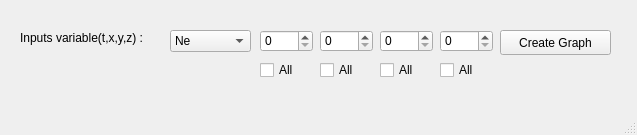
<?xml version="1.0" encoding="UTF-8"?>
<ui version="4.0">
 <class>OutputWindow</class>
 <widget class="QMainWindow" name="OutputWindow">
  <property name="geometry">
   <rect>
    <x>0</x>
    <y>0</y>
    <width>637</width>
    <height>135</height>
   </rect>
  </property>
  <property name="windowTitle">
   <string>MainWindow</string>
  </property>
  <widget class="QWidget" name="centralwidget">
   <widget class="QLabel" name="label">
    <property name="geometry">
     <rect>
      <x>20</x>
      <y>30</y>
      <width>151</width>
      <height>16</height>
     </rect>
    </property>
    <property name="text">
     <string>Inputs variable(t,x,y,z) :</string>
    </property>
   </widget>
   <widget class="QPushButton" name="createGraph">
    <property name="geometry">
     <rect>
      <x>500</x>
      <y>30</y>
      <width>111</width>
      <height>25</height>
     </rect>
    </property>
    <property name="text">
     <string>Create Graph</string>
    </property>
   </widget>
   <widget class="QCheckBox" name="tall">
    <property name="geometry">
     <rect>
      <x>260</x>
      <y>60</y>
      <width>84</width>
      <height>20</height>
     </rect>
    </property>
    <property name="text">
     <string>All</string>
    </property>
   </widget>
   <widget class="QSpinBox" name="zspin">
    <property name="geometry">
     <rect>
      <x>440</x>
      <y>30</y>
      <width>53</width>
      <height>22</height>
     </rect>
    </property>
   </widget>
   <widget class="QSpinBox" name="tspin">
    <property name="geometry">
     <rect>
      <x>260</x>
      <y>30</y>
      <width>53</width>
      <height>22</height>
     </rect>
    </property>
   </widget>
   <widget class="QSpinBox" name="xspin">
    <property name="geometry">
     <rect>
      <x>320</x>
      <y>30</y>
      <width>53</width>
      <height>22</height>
     </rect>
    </property>
   </widget>
   <widget class="QSpinBox" name="yspin">
    <property name="geometry">
     <rect>
      <x>380</x>
      <y>30</y>
      <width>53</width>
      <height>22</height>
     </rect>
    </property>
   </widget>
   <widget class="QCheckBox" name="xall">
    <property name="geometry">
     <rect>
      <x>320</x>
      <y>60</y>
      <width>84</width>
      <height>20</height>
     </rect>
    </property>
    <property name="text">
     <string>All</string>
    </property>
   </widget>
   <widget class="QCheckBox" name="yall">
    <property name="geometry">
     <rect>
      <x>380</x>
      <y>60</y>
      <width>84</width>
      <height>20</height>
     </rect>
    </property>
    <property name="text">
     <string>All</string>
    </property>
   </widget>
   <widget class="QCheckBox" name="zall">
    <property name="geometry">
     <rect>
      <x>440</x>
      <y>60</y>
      <width>84</width>
      <height>20</height>
     </rect>
    </property>
    <property name="text">
     <string>All</string>
    </property>
   </widget>
   <widget class="QComboBox" name="variableCombo">
    <property name="geometry">
     <rect>
      <x>170</x>
      <y>30</y>
      <width>81</width>
      <height>22</height>
     </rect>
    </property>
    <item>
     <property name="text">
      <string>Ne</string>
     </property>
    </item>
    <item>
     <property name="text">
      <string>NVi</string>
     </property>
    </item>
    <item>
     <property name="text">
      <string>P</string>
     </property>
    </item>
    <item>
     <property name="text">
      <string>Nn</string>
     </property>
    </item>
    <item>
     <property name="text">
      <string>NVn</string>
     </property>
    </item>
    <item>
     <property name="text">
      <string>Pn</string>
     </property>
    </item>
   </widget>
  </widget>
  <widget class="QMenuBar" name="menubar">
   <property name="geometry">
    <rect>
     <x>0</x>
     <y>0</y>
     <width>637</width>
     <height>20</height>
    </rect>
   </property>
  </widget>
  <widget class="QStatusBar" name="statusbar"/>
 </widget>
 <resources/>
 <connections/>
</ui>
